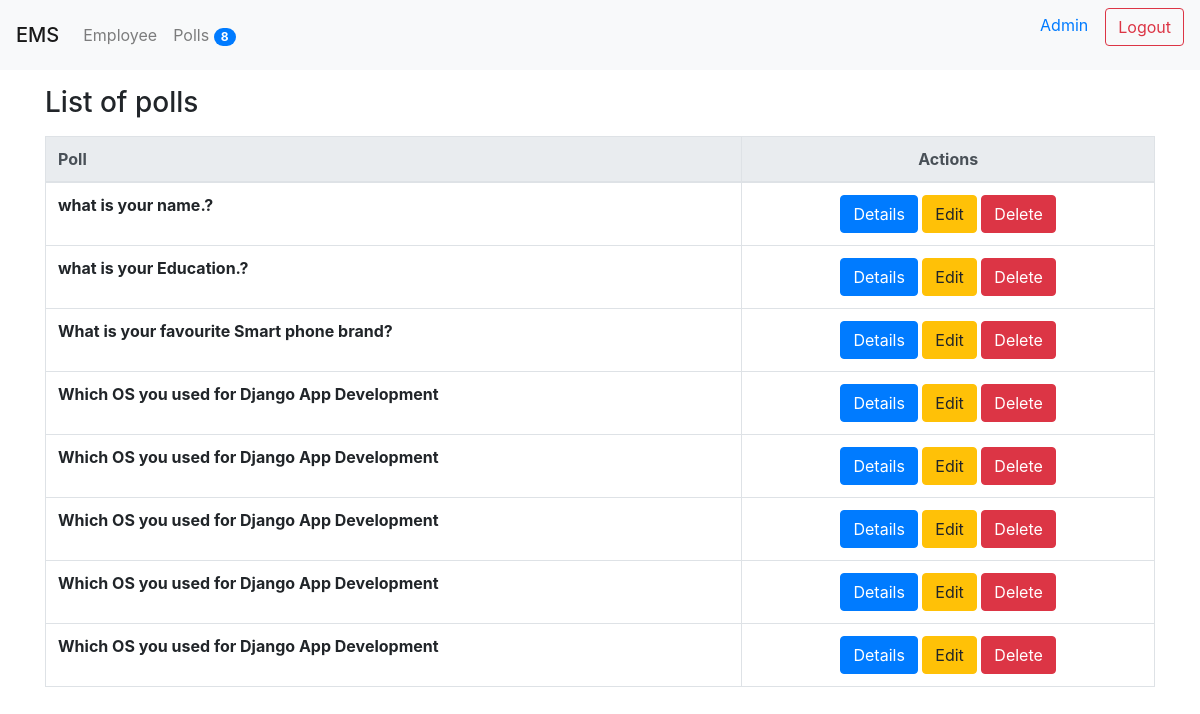
The page /polls/ (signed in) on the database its author committed.
### poll/models.py (models this page shows, shortened)
class Question(models.Model):
    title  = models.TextField(null=True, blank=True)
    status = models.CharField(default='inactive', max_length=10)
    created_by = models.ForeignKey(User, null=True, blank=True, on_delete=models.CASCADE)
    start_date = models.DateTimeField(null=True, blank=True)
    end_date = models.DateTimeField(null=True, blank=True)
    created_at = models.DateTimeField(auto_now_add=True)
    updated_at = models.DateTimeField(auto_now=True)

### poll/views.py (the view)
# urls.py: path('', index, name='polls_list'),
@login_required(login_url="/login/")
def index(request):
    context ={}
    questions = Question.objects.all()
    context['title'] = 'polls'
    context['questions'] = questions
    return render(request, 'polls/index.html', context)

### poll/context_processors.py (called while the page is built)
def polls_count(request):
    count = Question.objects.count()
    return {"polls_count": count}

### ems/templates/polls/index.html (shortened to what this page needs)
{% extends 'base.html' %}
{% block content %}
    <p>
        <h3>List of {{title}}</h3>
    </p>
    <div class="table-responsive-sm">
        {% if questions %}
            <table class="table table-bordered">
                <thead class="thead-light">
                    <tr>
                        <th>Poll</th>
                        <th class="text-center">Actions</th>
                    </tr>
                </thead>
                <tbody>
                {% for question in questions %}
                   <tr>
                        <th scope="row">
                            {{question.title}}
                        <td class="text-center">
                            <a class="btn btn-primary" href="{% url 'polls_details' question.id %}">Details</a>
                            <a class="btn btn-warning" href="{% url 'poll_edit' question.id %}">Edit</a>
                            <a class="btn btn-danger" href="{% url 'poll_delete' question.id %}">Delete</a>
                        </td>
                    </tr>
                {% endfor %}
                </tbody>
                </table>
        {% else %}
            <p>There is no question available.</p>
        {% endif %}
    </div>
{% endblock content %}

### ems/templates/base.html (shortened to what this page needs)
{% load static %}
<html>
    <head>
        <link rel="stylesheet" href="https://maxcdn.bootstrapcdn.com/bootstrap/4.0.0/css/bootstrap.min.css">
        <link rel="stylesheet" href="{% static 'css/custom.css' %}">
    </head>
    <body>
        {% include 'header.html'  %}
        <div class="container">
            {% block content %}
            {% endblock content %}
        </div>
    </body>
</html>

### ems/templates/header.html (shortened to what this page needs)
<div class="navbar navbar-expand-lg navbar-light bg-light">
    <span class="navbar-brand mb-0 h1">EMS</span>
    <div class="collapse navbar-collapse" id="navbarNav">
        <ul class="navbar-nav">
            <li class="nav-item">
                <a class="nav-link" href="{% url 'employee_list' %}">
                    {{"employee" | capfirst}}
                </a>
            </li>
            <li class="nav-item">
                <a class="nav-link" href="{% url 'polls_list' %}">
                    {{"Polls" | capfirst}}
                    <span class="badge badge-primary badge-pill ">{{polls_count}}</span>
                </a>
            </li>
        </ul>
    </div>
    <div class="text-right">
        {% if user %}
        <form method="POST" action="/logout/">
        <a href="{% url 'my_profile'%}">
            <span class="mr-sm-2">{{user.first_name}}</span>&nbsp;
            <input type="submit" class="btn btn-outline-danger " value="Logout">
        </a>
        </form>
        {% endif%}
    </div>
</div>

### rows shown on the page
Question: title "what is your name.?"
Question: title "what is your Education.?"
Question: title "What is your favourite Smart phone brand?"
Question: title "Which OS you used for Django App Development"
Question: title "Which OS you used for Django App Development"
Question: title "Which OS you used for Django App Development"
Question: title "Which OS you used for Django App Development"
Question: title "Which OS you used for Django App Development"

### other values the page prints
{{ "employee" | capfirst }} "Employee"
{{ "Polls" | capfirst }} "Polls"
{{ polls_count }} "8"
{{ user.first_name }} "Admin"
{{ title }} "polls"
